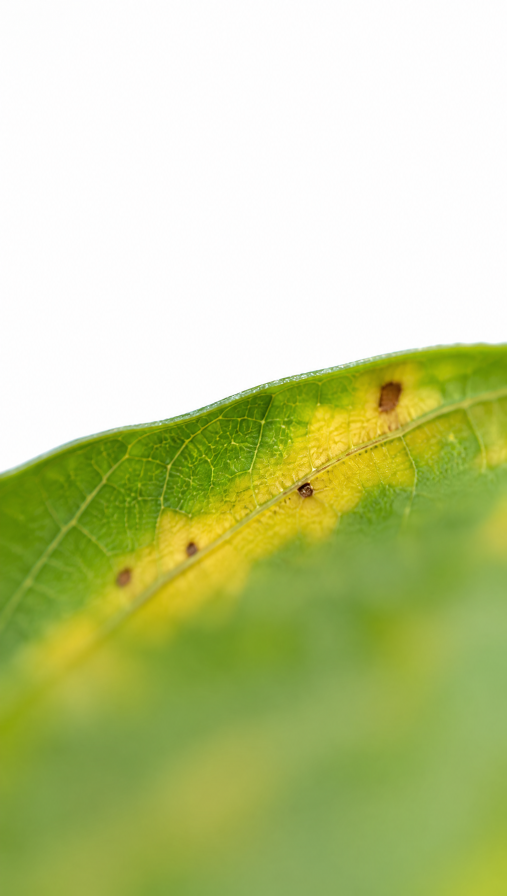
#> input picture media/broll/P01_hoja.png, 1520 x 2688 px (shown at 1/3 size)
$ python -i grade_match.py   (imports and definitions only)
#> lines starting #> are read from the running program, lines starting #| are printed output that depends on the picture
#!/usr/bin/env python3
"""
grade_match - iguala el color de cualquier plano al look de la referencia.

El problema que resuelve: material de origen distinto (A-roll de movil, b-roll
generado, stock) llega con saturaciones y luminancias que no tienen nada que
ver entre si, y pegado sin tratar se ve como lo que es, un collage. En la
referencia TODO pasa por el mismo grade y por eso la pieza se lee como una.

Como funciona: mide los percentiles 1/50/90 por canal del plano, y construye
una curva por canal que los lleva a los de la referencia. Despues aplica el
look comun (saturacion objetivo, vineta y grano).

El look medido sobre el A-roll limpio de la referencia:
    sombras  R  8  G 11  B 13   <- frias, el azul por encima del rojo
    medios   R 58  G 58  B 53
    altas    R160  G140  B127   <- calidas, el rojo por encima del azul
    saturacion media 58/255, luma media 68/255

Uso:
    python3 tools/grade_match.py entrada.mp4 salida.mp4
    python3 tools/grade_match.py foto.png salida.mp4 --dur 1.2 --lienzo 1920x1080
    python3 tools/grade_match.py entrada.mp4 --solo-medir
"""
from __future__ import annotations

import argparse
import pathlib
import subprocess
import sys

import cv2
import numpy as np

# percentiles objetivo (R, G, B) medidos sobre la referencia
OBJETIVO = {1: (8.0, 11.0, 13.0), 50: (58.0, 58.0, 53.0), 90: (160.0, 140.0, 127.0)}
SAT_OBJETIVO = 58.0
IMAGENES = {".png", ".jpg", ".jpeg", ".webp", ".bmp", ".tif", ".tiff"}


def _recorta(im, region):
    """region = (x0,y0,x1,y1) normalizado, o None."""
    if not region:
        return im
    h, w = im.shape[:2]
    x0, y0, x1, y1 = region
    return im[int(y0 * h):max(int(y0 * h) + 1, int(y1 * h)),
              int(x0 * w):max(int(x0 * w) + 1, int(x1 * w))]


def medir(path: str, n: int = 12, region=None):
    """Percentiles por canal y saturacion media. Acepta imagen o video.

    `region` limita la medida a una caja normalizada. Hace falta para el
    A-roll: igualar el histograma GLOBAL de un plano con mucho techo claro
    arrastra al sujeto a negro, porque el techo domina los percentiles altos.
    Se mide la cara y se expone por ella, que es lo que hace la referencia.
    """
#> called with path = '../media/broll/P01_hoja.png', n = 12
    p = pathlib.Path(path)
    if p.suffix.lower() in IMAGENES:
        im = cv2.imread(path)
#> im is the input picture: shape (2688, 1520, 3); mean B, G, R 142.8, 204.9, 192.9
        if im is None:
            raise SystemExit(f"no se pudo leer {path}")
        muestras = [cv2.resize(_recorta(im, region), (240, 240))]
    else:
        cap = cv2.VideoCapture(path)
        total = int(cap.get(cv2.CAP_PROP_FRAME_COUNT)) or 1
        muestras = []
        for i in range(n):
            cap.set(cv2.CAP_PROP_POS_FRAMES, int(total * (i + 0.5) / n))
            ok, f = cap.read()
            if ok:
                muestras.append(cv2.resize(_recorta(f, region), (240, 240)))
        cap.release()
        if not muestras:
            raise SystemExit(f"no se pudo leer ningun frame de {path}")
    big = np.concatenate(muestras, axis=0)
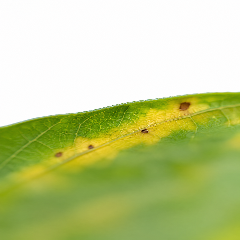
#> big: shape (240, 240, 3); mean of channels 0, 1, 2 142.8, 204.9, 192.9; drawn as B, G, R
    X = big.reshape(-1, 3).astype(np.float32)
    pct = {}
    for q in (1, 50, 90):
        b, g, r = (np.percentile(X[:, i], q) for i in range(3))
        pct[q] = (float(r), float(g), float(b))
#> this loop made 3 passes
#> (b, g, r) on passes 1 to 3: (3, 123, 86), (90, 185, 185), (254, 254, 254)
#> after the loop, pct = {1: (86, 123, 3), 50: (185, 185, 90), 90: (254, 254, 254)}
    sat = float(cv2.cvtColor(big, cv2.COLOR_BGR2HSV)[:, :, 1].mean())
#> sat = 96.29
    luma = float(cv2.cvtColor(big, cv2.COLOR_BGR2GRAY).mean())
#> luma = 194.2
    return pct, sat, luma


SEP = 0.02      # separacion minima en x entre puntos de control


# [119 lines left out: functions curva, look, main, not called in this run]


# [2 lines not run here, left out]

>>> result = medir('../media/broll/P01_hoja.png')
